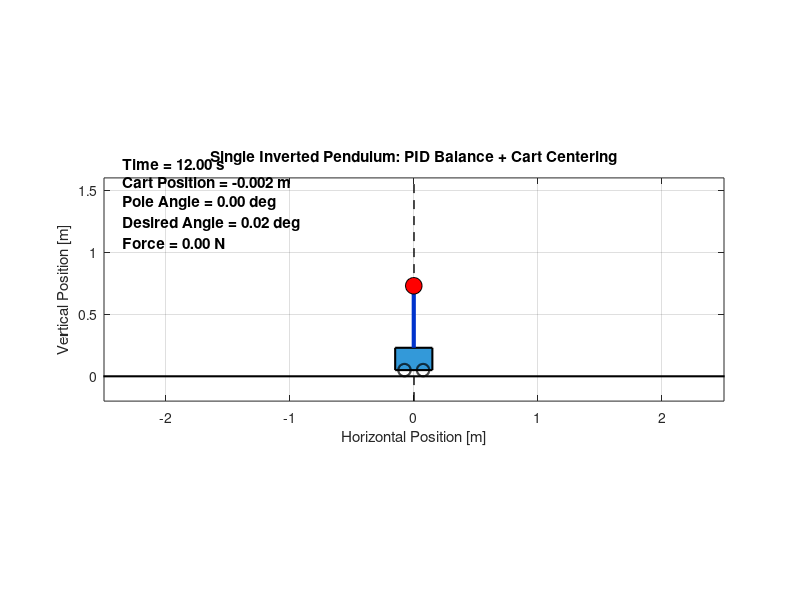
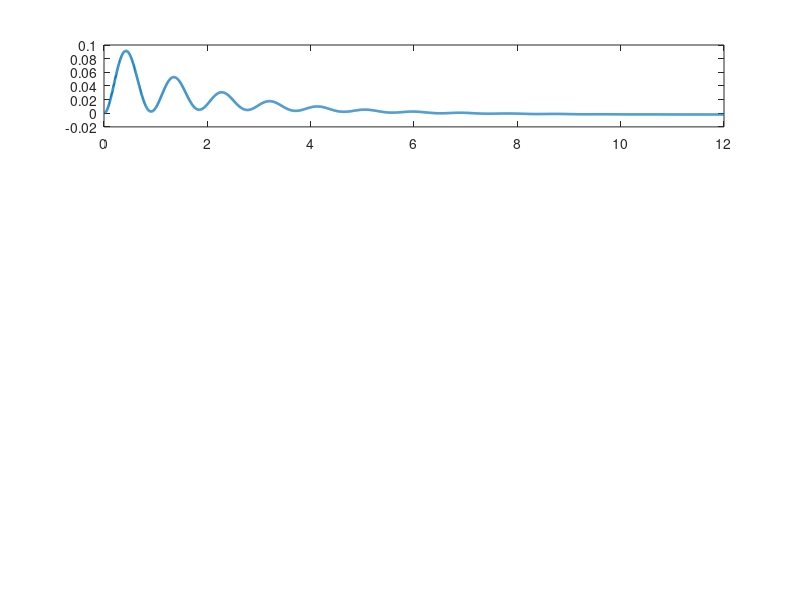

These figures' MATLAB source, in order: (Note: this script raises an error after producing the figures.)
clc;
clear;
close all;

%% =========================================================
% SINGLE INVERTED PENDULUM WITH PID CONTROL + CENTERING
%
% Teaching-oriented model:
%   Outer loop: keeps cart near x = 0
%   Inner loop: PID balances pendulum
%
% States:
% x(1) = cart position [m]
% x(2) = cart velocity [m/s]
% x(3) = pendulum angle [rad]
% x(4) = pendulum angular velocity [rad/s]
%
% Angle convention:
% theta = 0   -> pendulum upright
% theta > 0   -> pendulum tilts to the right
% theta < 0   -> pendulum tilts to the left
%% =========================================================

%% System parameters
g = 9.81;      % gravity [m/s^2]
M = 1.0;       % cart mass [kg]
m = 0.2;       % pendulum mass [kg]
l = 0.5;       % pendulum length [m]

%% Simulation settings
dt = 0.005;
T  = 12;
t  = 0:dt:T;
N  = length(t);

%% Initial condition
% [cart position; cart velocity; pendulum angle; pendulum angular velocity]
x = zeros(4, N);
x(:,1) = [0; 0; deg2rad(4); 0];

%% =========================================================
% OUTER LOOP: cart centering
% desired pendulum angle = theta_ref
%
% If cart goes to the right, make theta_ref slightly left
% so that the inner loop brings the cart back.
%% =========================================================
Kx  = 0.20;   % position-to-angle gain
Kxd = 0.47;   % velocity-to-angle gain

%% =========================================================
% INNER LOOP: PID on pendulum angle tracking
% error = theta - theta_ref
%% =========================================================
Kp = 57;
Ki = 1.2;
Kd = 20;

integral_error = 0;

%% Control saturation
u_max = 30;
u_hist = zeros(1, N);
theta_ref_hist = zeros(1, N);

%% =========================================================
% Create figure for animation
%% =========================================================
figure('Color','w');
axis equal;
axis([-2.5 2.5 -0.2 1.6]);
grid on;
hold on;
box on;
xlabel('Horizontal Position [m]');
ylabel('Vertical Position [m]');
title('Single Inverted Pendulum: PID Balance + Cart Centering');

% Ground
plot([-3 3], [0 0], 'k', 'LineWidth', 1.5);

% Center line
plot([0 0], [-0.2 1.6], '--k', 'LineWidth', 1.0);

% Cart geometry
cart_width  = 0.30;
cart_height = 0.18;
cart_y      = 0.05;
wheel_r     = 0.05;
circle_pts  = linspace(0, 2*pi, 100);

% Initial geometry
cart_pos0 = x(1,1);
theta0    = x(3,1);
pivot_y   = cart_y + cart_height;

% Draw cart
cart = rectangle('Position', ...
    [cart_pos0 - cart_width/2, cart_y, cart_width, cart_height], ...
    'FaceColor', [0.2 0.6 0.85], ...
    'EdgeColor', 'k', ...
    'LineWidth', 1.5);

% Wheels
wheel1_center = [cart_pos0 - cart_width/4, cart_y];
wheel2_center = [cart_pos0 + cart_width/4, cart_y];

wheel1 = plot(wheel1_center(1) + wheel_r*cos(circle_pts), ...
              wheel1_center(2) + wheel_r*sin(circle_pts), ...
              'k', 'LineWidth', 1.5);

wheel2 = plot(wheel2_center(1) + wheel_r*cos(circle_pts), ...
              wheel2_center(2) + wheel_r*sin(circle_pts), ...
              'k', 'LineWidth', 1.5);

% Pendulum
pend_x0 = cart_pos0 + l*sin(theta0);
pend_y0 = pivot_y + l*cos(theta0);

rod = plot([cart_pos0 pend_x0], [pivot_y pend_y0], ...
           'LineWidth', 3, 'Color', [0 0.2 0.8]);

bob = plot(pend_x0, pend_y0, 'o', ...
           'MarkerSize', 12, ...
           'MarkerFaceColor', 'r', ...
           'MarkerEdgeColor', 'k');

% Text
info_text = text(-2.35, 1.40, '', ...
    'FontSize', 11, 'FontWeight', 'bold');

%% =========================================================
% Simulation loop
%% =========================================================
for k = 1:N-1

    % Current states
    cart_pos  = x(1,k);
    cart_vel  = x(2,k);
    theta     = x(3,k);
    theta_dot = x(4,k);

    %% -----------------------------------------------------
    % OUTER LOOP: compute desired angle from cart position
    %
    % If cart drifts right (+x), ask pendulum to lean slightly left (-)
    %% -----------------------------------------------------
    theta_ref = -Kx*cart_pos - Kxd*cart_vel;

    % Limit desired angle to a small range for stability
    theta_ref_max = deg2rad(10);
    theta_ref = max(min(theta_ref, theta_ref_max), -theta_ref_max);

    theta_ref_hist(k) = theta_ref;

    %% -----------------------------------------------------
    % INNER LOOP: PID on pendulum angle
    %% -----------------------------------------------------
    error     = theta - theta_ref;
    error_dot = theta_dot;   % theta_ref_dot assumed small / ignored here

    integral_error = integral_error + error*dt;

    % Anti-windup clamp on integral term
    integral_max = 0.5;
    integral_error = max(min(integral_error, integral_max), -integral_max);

    % Correct sign for this model:
    % Positive u moves cart right and helps reduce positive theta
    u = Kp*error + Ki*integral_error + Kd*error_dot;

    % Saturation
    u = max(min(u, u_max), -u_max);
    u_hist(k) = u;

    %% -----------------------------------------------------
    % Teaching dynamics model
    %
    % Cart:
    %   x_ddot = u / (M + m)
    %
    % Pendulum:
    %   theta_ddot = (g/l)*theta - (1/l)*x_ddot
    %
    % This says:
    %   - gravity makes upright unstable
    %   - moving the cart under the pole helps recover it
    %% -----------------------------------------------------
    x_ddot     = u / (M + m);
    theta_ddot = (g/l)*theta - (1/l)*x_ddot;

    %% Integrate
    x(1,k+1) = cart_pos  + cart_vel*dt;
    x(2,k+1) = cart_vel  + x_ddot*dt;
    x(3,k+1) = theta     + theta_dot*dt;
    x(4,k+1) = theta_dot + theta_ddot*dt;

    %% -----------------------------------------------------
    % Animation update
    %% -----------------------------------------------------
    new_cart_pos = x(1,k+1);
    new_theta    = x(3,k+1);

    % Update cart
    set(cart, 'Position', ...
        [new_cart_pos - cart_width/2, cart_y, cart_width, cart_height]);

    % Update wheels
    wheel1_center = [new_cart_pos - cart_width/4, cart_y];
    wheel2_center = [new_cart_pos + cart_width/4, cart_y];

    set(wheel1, 'XData', wheel1_center(1) + wheel_r*cos(circle_pts), ...
                'YData', wheel1_center(2) + wheel_r*sin(circle_pts));

    set(wheel2, 'XData', wheel2_center(1) + wheel_r*cos(circle_pts), ...
                'YData', wheel2_center(2) + wheel_r*sin(circle_pts));

    % Update pendulum
    pend_x = new_cart_pos + l*sin(new_theta);
    pend_y = pivot_y + l*cos(new_theta);

    set(rod, 'XData', [new_cart_pos pend_x], ...
             'YData', [pivot_y pend_y]);

    set(bob, 'XData', pend_x, 'YData', pend_y);

    % Update text
    set(info_text, 'String', sprintf( ...
        ['Time = %.2f s\n' ...
         'Cart Position = %.3f m\n' ...
         'Pole Angle = %.2f deg\n' ...
         'Desired Angle = %.2f deg\n' ...
         'Force = %.2f N'], ...
         t(k+1), new_cart_pos, rad2deg(new_theta), rad2deg(theta_ref), u));

    drawnow;
    pause(0.005);
end

u_hist(end) = u_hist(end-1);
theta_ref_hist(end) = theta_ref_hist(end-1);

%% =========================================================
% Plots after animation
%% =========================================================
figure('Color','w');

subplot(4,1,1);
plot(t, x(1,:), 'LineWidth', 1.8);
yline(0,'--k');
grid on;
xlabel('Time [s]');
ylabel('x [m]');
title('Cart Position');

subplot(4,1,2);
plot(t, rad2deg(x(3,:)), 'LineWidth', 1.8);
hold on;
plot(t, rad2deg(theta_ref_hist), '--', 'LineWidth', 1.2);
grid on;
xlabel('Time [s]');
ylabel('\theta [deg]');
title('Pendulum Angle and Desired Angle');
legend('Actual Angle','Desired Angle','Location','best');

subplot(4,1,3);
plot(t, x(2,:), 'LineWidth', 1.8);
grid on;
xlabel('Time [s]');
ylabel('x dot [m/s]');
title('Cart Velocity');

subplot(4,1,4);
plot(t, u_hist, 'LineWidth', 1.8);
grid on;
xlabel('Time [s]');
ylabel('u [N]');
title('Control Force');
